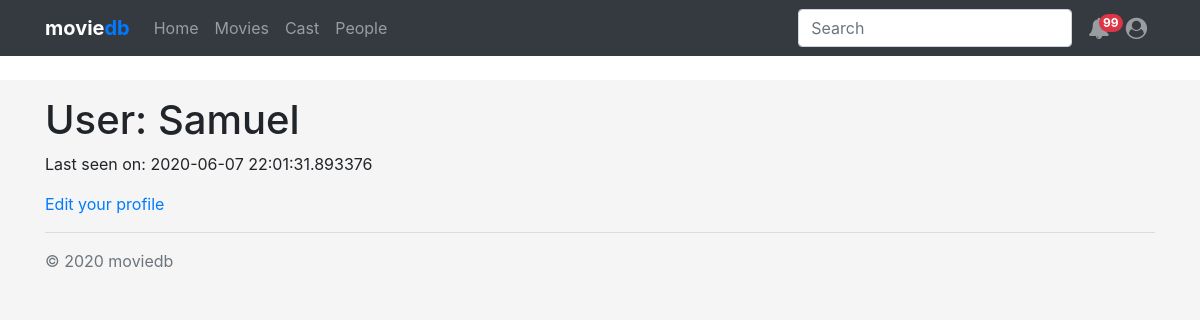
The app's page /user/Samuel (signed in), older data.
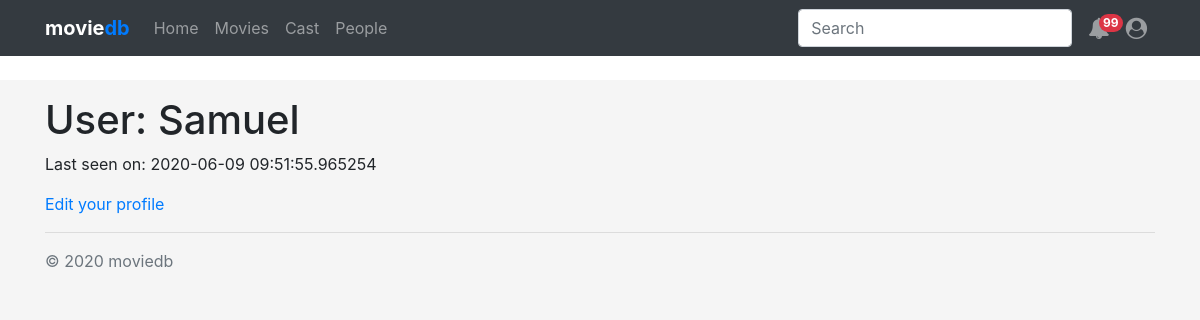
The same page, newer data.
### app/models.py (models this page shows, shortened)
class User(UserMixin, db.Model):
    id = db.Column(db.Integer, primary_key=True)
    username = db.Column(db.String(64), index=True, unique=True)
    email = db.Column(db.String(120), index=True, unique=True)
    password_hash = db.Column(db.String(128))
    about_me = db.Column(db.String(140))
    last_seen = db.Column(db.DateTime, default=datetime.utcnow)

### app/main/routes.py (the view)
@bp.route("/user/<username>")
@login_required
def user(username):
    user = User.query.filter_by(username=username).first_or_404()
    return render_template("user.html", user=user)

### app/main/routes.py (called while the page is built)
@bp.before_request
def before_request():
    if current_user.is_authenticated:
        current_user.last_seen = datetime.utcnow()
        db.session.commit()

### app/models.py (called while the page is built)
@login.user_loader
def load_user(id):
    return User.query.get(int(id))

    @classmethod
    def before_commit(cls, session):
        session._changes = {
            'add': list(session.new),
            'update': list(session.dirty),
            'delete': list(session.deleted)
        }

    @classmethod
    def after_commit(cls, session):
        for obj in session._changes['add']:
            if isinstance(obj, SearchableMixin):
                add_to_index(obj.__tablename__, obj)
        for obj in session._changes['update']:
            if isinstance(obj, SearchableMixin):
                add_to_index(obj.__tablename__, obj)
        for obj in session._changes['delete']:
            if isinstance(obj, SearchableMixin):
                remove_from_index(obj.__tablename__, obj)
        session._changes = None

### app/templates/user.html (shortened to what this page needs)
{% extends "base.html" %}
{% block content %}
<h1>User: {{ user.username }}</h1>
{% if user.last_seen %}<p>Last seen on: {{ user.last_seen }}</p>{% endif %}
{% if user == current_user %}
<p><a href="{{ url_for('edit_profile') }}">Edit your profile</a></p>
{% endif %}
{% endblock %}

### app/templates/base.html (shortened to what this page needs)
<!DOCTYPE html>
<html lang="en">
<head>
  <link rel="stylesheet" href="https://maxcdn.bootstrapcdn.com/bootstrap/4.5.0/css/bootstrap.min.css">
  <link href="https://unpkg.com/bootstrap-table@1.16.0/dist/bootstrap-table.min.css" rel="stylesheet">
  <link href="https://stackpath.bootstrapcdn.com/font-awesome/4.7.0/css/font-awesome.min.css" rel="stylesheet">
</head>
<body>
  <nav class="navbar navbar-expand-md bg-dark navbar-dark">
    <div class="container">
      <a class="navbar-brand font-weight-bolder" href="{{ url_for('main.home') }}">movie<span
          class="text-primary">db</span></a>
      <div class="collapse navbar-collapse" id="collapsibleNavbar">
        <ul class="navbar-nav mr-auto">
          <li class="nav-item">
            <a class="nav-link {% block nav_home %}{% endblock %}" href="{{ url_for('main.home') }}">Home</a>
          </li>
          <li class="nav-item">
            <a class="nav-link {% block nav_movies %}{% endblock %}" href="{{ url_for('main.movies') }}">Movies</a>
          </li>
          <li class="nav-item">
            <a class="nav-link {% block nav_cast %}{% endblock %}" href="#">Cast</a>
          </li>
          <li class="nav-item">
            <a class="nav-link {% block nav_people %}{% endblock %}" href="#">People</a>
          </li>
        </ul>
        <ul class="navbar-nav d-md-flex align-items-md-center">
          <li class="nav-item">
            <form class="form-inline my-2 my-lg-0">
              <input class="form-control mr-sm-2" type="search" placeholder="Search" aria-label="Search">
            </form>
          </li>
          <li class="nav-item">
            <a class="nav-link" href="#" style="position: relative;">
              <div class="d-inline position-relative">
                <span class="badge badge-pill badge-danger px-1"
                  style="position: absolute; top:-4px; left: 50%;">99</span>
                <i class="fa fa-bell fa-lg" aria-hidden="true"></i>
              </div>
            </a>
          </li>
          <li class="nav-item dropdown">
            <a class="nav-link" href="#" role="button" id="dropdownMenuLink" data-toggle="dropdown" aria-haspopup="true"
              aria-expanded="false">
              <i class="fa fa-user-circle fa-lg" aria-hidden="true"></i>
            </a>
          </li>
        </ul>
      </div>
    </div>
  </nav>
  <div class="container-fluid bg-white pb-2 pt-3">
  </div>
  <div class="container-fluid pt-3">
    <div class="container">
      {% block content %}
      {% endblock %}
      <hr>
      <div class="text-muted">&copy; 2020 moviedb</div>
    </div>
  </div>
</body>
</html>

### app/templates/base.html (style rules this page uses)
body { background-color: #f5f5f5; }

Row changes from the older to the newer data that the page shows:
changed User "Samuel": last_seen "2020-06-07 22:01:31.893376" → "2020-06-09 09:51:55.965254"
